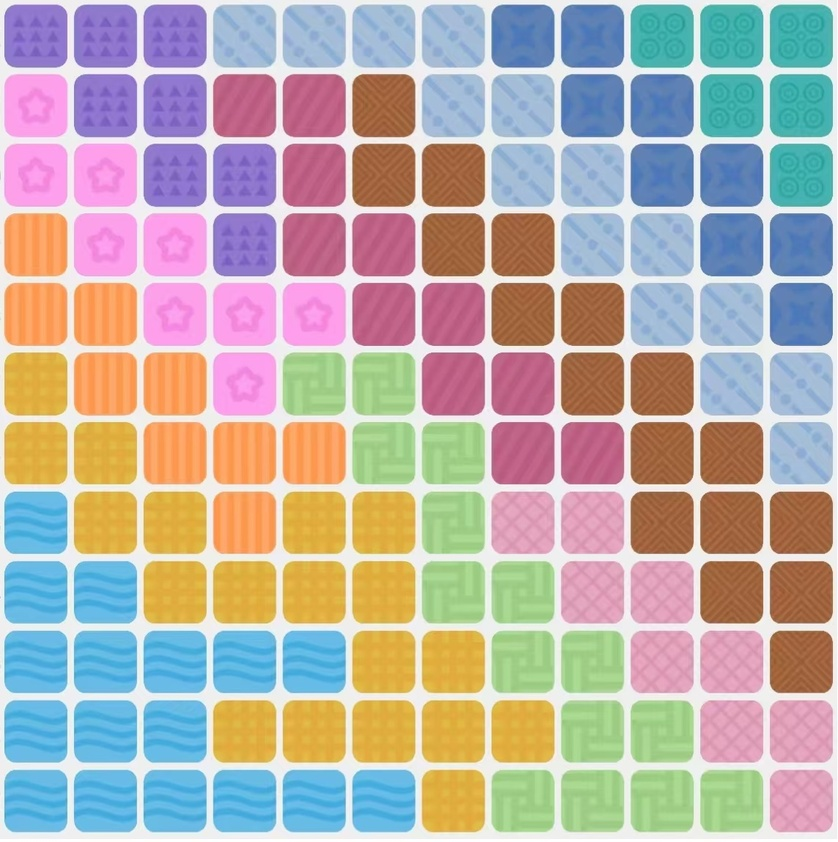
#> input picture learn-python/color_sudoku/图片丢这里/adf974b22ea11604dd83e2a03571226f.jpg, 838 x 842 px, shrunk from 1143 x 1149 before the run; its folder holds only this picture in this run
$ python '试图获取答案（需截图成正方形）.py'
#> lines starting #> are read from the running program, lines starting #| are printed output that depends on the picture
from PIL import Image
import subprocess
import numpy as np
import os
import cv2


FLODER_PATH = os.path.dirname(os.path.abspath(__file__))
EXE_PATH = os.path.join(FLODER_PATH, 'color_soduku.exe')
FLODER_PATH = os.path.join(FLODER_PATH, "图片丢这里")
DEBUG_IMG_PATH = os.path.join(FLODER_PATH, 'debug_image.png')


def detect_row_count(pil_img: Image.Image):
    # 获取灰度图
    gray = cv2.cvtColor(np.array(pil_img), cv2.COLOR_BGR2GRAY)
    h, w = gray.shape

    # 对每一行求平均亮度：白色线的行，平均值会明显更高
    row_bright = np.mean(gray, axis=1)

    # 找亮度峰值（白色横线）
    bright_thresh = 230  # 白色阈值，越白数值越接近255，可微调
    peaks = []
    for y in range(h):
        if row_bright[y] > bright_thresh:
            peaks.append(y)

    # 寻找不相邻的白色峰值个数，以统计总白线数
    row_count = 0
    gap = 5
    last_y = peaks[0]

    for y in peaks:
        if y - last_y > gap:
            row_count += 1
        last_y = y

    return row_count

def board_to_matrix(img_path, color_threshold=40):
    # 打开原图，裁剪棋盘区域
#> called with color_threshold = 10
    im = Image.open(img_path).convert("RGB")
#> im is the input picture: PIL image 838x842 RGB; mean R, G, B 184.2, 174.5, 170.5

    grid_size = detect_row_count(im)
#> in detect_row_count, `gray = cv2.cvtColor(np.array(pil_img), cv2.COLOR_BGR2GRAY)`:
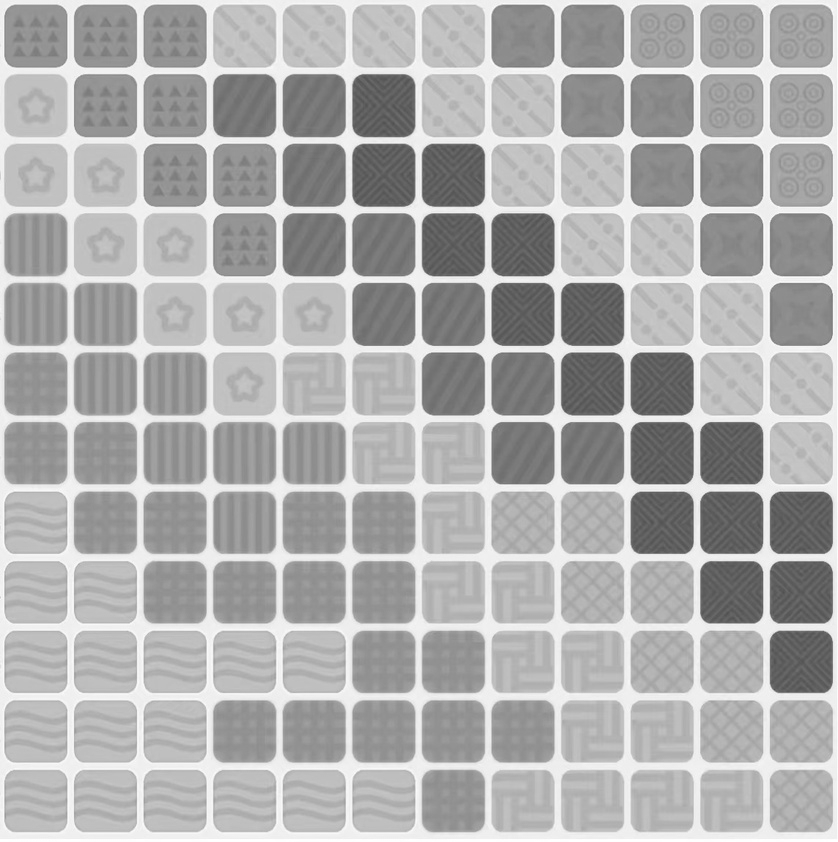
#> gray: shape (842, 838); min 80, max 255, mean 174.4
#> in detect_row_count, `row_bright = np.mean(gray, axis=1)`: row_bright = 842 values, max 254.3 at index 840, min 152.6 at index 450, mean 174.4
#> after the loop in detect_row_count, `for y in range(h):`: peaks = 82 values from 0 to 841
#> in detect_row_count, `last_y = peaks[0]`: last_y = 0
#> the loop in detect_row_count, `for y in peaks:` made 82 passes
#> (y, last_y) on passes 5 to 16: (68, 68), (69, 69), (70, 70), (71, 71), (72, 72), (73, 73), (138, 138), (139, 139), (140, 140), (141, 141), (142, 142), (207, 207)
#> last_y on passes 1 to 4: 0, 1, 2, 3
#> after the loop in detect_row_count, `for y in peaks:`: row_count = 12
#> grid_size = 12

    w, h = im.size
#> w = 838; h = 842

    cell_w = int(w / grid_size)
#> cell_w = 69

    add_w = int(cell_w / 4)
#> add_w = 17

    origin = int(w / (2 * grid_size))
#> origin = 34

    color_map = dict()   # key:基准rgb元组, value:编号
    matrix = []
    next_id = 1

    for row in range(grid_size):
        row_data = []
        for col in range(grid_size):
            # 当前格子的裁剪范围
            cx0 = origin + col * cell_w
            cy0 = origin + row * cell_w

            # 裁剪小格子，求区域RGB均值，抗噪
            cell = im.crop((cx0-add_w, cy0-add_w, cx0+add_w, cy0+add_w))
            arr = np.array(cell)
            rgb = tuple(np.mean(arr, axis=(0,1)).astype(int))

            # 匹配颜色然后编码
            match_id = None
            # 模糊匹配
            for base_rgb, cid in color_map.items():
                dr = rgb[0] - base_rgb[0]
                dg = rgb[1] - base_rgb[1]
                db = rgb[2] - base_rgb[2]
                dist = np.sqrt(dr*dr + dg*dg + db*db)
                if dist < color_threshold:
                    match_id = cid
                    break
            # 存在则标上匹配颜色对应的序号
            if match_id is not None:
                row_data.append(match_id)
            # 不存在则赋予该颜色新的序号
            else:
                color_map[rgb] = next_id
                row_data.append(next_id)
                next_id += 1
        matrix.append(row_data)
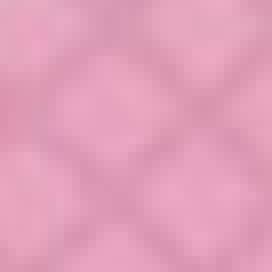
#> arr: shape (34, 34, 3) (shown 8 times larger); mean R, G, B 224.9, 159.1, 186.5
#> after the loop, color_map = 12 items; matrix = 12 items; next_id = 13

    return matrix

def matrix_to_cpp_input(matrix):
    n = len(matrix)
    # 为第一行写上矩阵的大小
    lines = [str(n)]
    for row in matrix:
        line = " ".join(str(x) for x in row)
        lines.append(line)
    return "\n".join(lines) + "\n"

def get_answer(input_data):
    p = subprocess.Popen(
        [EXE_PATH],
        stdin=subprocess.PIPE,
        stdout=subprocess.PIPE,
        text=True,
        encoding="gbk"
    )
    stdout, stderr = p.communicate(input=input_data)
    stdout_list = stdout.split(r' \n')
    for x in stdout_list:
        print(x)


jpg_names = []
for filename in os.listdir(FLODER_PATH):
    if filename.lower().endswith(".jpg"):
        jpg_names.append(filename)

for filename in jpg_names:
    file_path = os.path.join(FLODER_PATH, filename)
    input_data = board_to_matrix(file_path, color_threshold=10)
#> input_data = 12 items
    input_data = matrix_to_cpp_input(input_data)
#> in matrix_to_cpp_input, `n = len(matrix)`: n = 12
#> in matrix_to_cpp_input, `lines = [str(n)]`: lines = ['12']
#> the loop in matrix_to_cpp_input, `for row in matrix:` made 12 passes
#> row on passes 1 to 12: [1, 1, 1, 2, 2, 2, 2, 3, 3, 4, 4, 4], [5, 1, 1, 6, 6, 7, 2, 2, 3, 3, 4, 4], [5, 5, 1, 1, 6, 7, 7, 2, 2, 3, 3, 4], [8, 5, 5, 1, 6, 6, 7, 7, 2, 2, 3, 3], [8, 8, 5, 5, 5, 6, 6, 7, 7, 2, 2, 3], [9, 8, 8, 5, 10, 10, 6, 6, 7, 7, 2, 2], [9, 9, 8, 8, 8, 10, 10, 6, 6, 7, 7, 2], [11, 9, 9, 8, 9, 9, 10, 12, 12, 7, 7, 7], [11, 11, 9, 9, 9, 9, 10, 10, 12, 12, 7, 7], [11, 11, 11, 11, 11, 9, 9, 10, 10, 12, 12, 7], [11, 11, 11, 9, 9, 9, 9, 9, 10, 10, 12, 12], [11, 11, 11, 11, 11, 11, 9, 10, 10, 10, 10, 12]
#> after the loop in matrix_to_cpp_input, `for row in matrix:`: lines = 13 items, first 6: '12', '1 1 1 2 2 2 2 3 3 4 4 4', '5 1 1 6 6 7 2 2 3 3 4 4', '5 5 1 1 6 7 7 2 2 3 3 4', '8 5 5 1 6 6 7 7 2 2 3 3', '8 8 5 5 5 6 6 7 7 2 2 3'
    print("input_data:")
    print(input_data)
#| 12
#| 1 1 1 2 2 2 2 3 3 4 4 4
#| 5 1 1 6 6 7 2 2 3 3 4 4
#| 5 5 1 1 6 7 7 2 2 3 3 4
#| 8 5 5 1 6 6 7 7 2 2 3 3
#| 8 8 5 5 5 6 6 7 7 2 2 3
#| 9 8 8 5 10 10 6 6 7 7 2 2
#| 9 9 8 8 8 10 10 6 6 7 7 2
#| 11 9 9 8 9 9 10 12 12 7 7 7
#| 11 11 9 9 9 9 10 10 12 12 7 7
#| 11 11 11 11 11 9 9 10 10 12 12 7
#| 11 11 11 9 9 9 9 9 10 10 12 12
#> (further printed lines are left out)
#> (the run stopped early here; a loop or call above may not have finished)

$ run again, on learn-python/color_sudoku/图片丢这里/cd16bd96cc39ea01f7918f52ea4f9d81.jpg
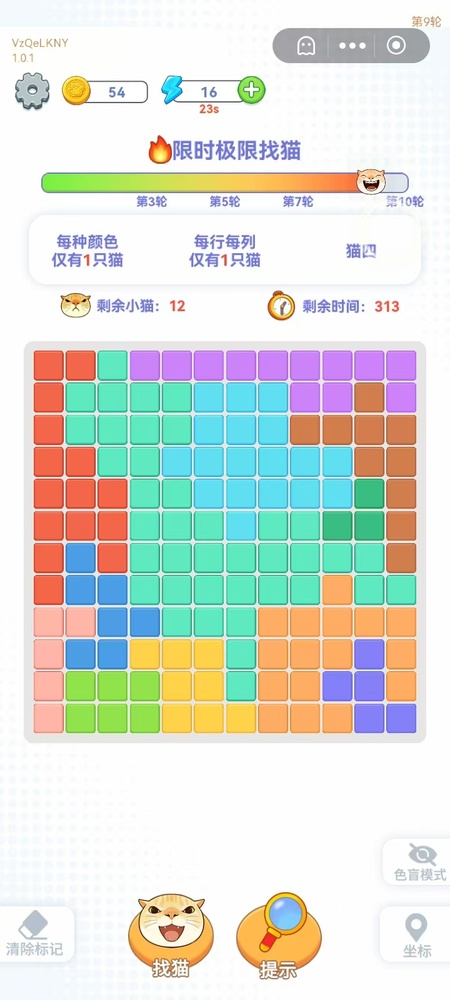
#> input picture learn-python/color_sudoku/图片丢这里/cd16bd96cc39ea01f7918f52ea4f9d81.jpg, 450 x 1000 px, shrunk from 720 x 1600 before the run
#> in board_to_matrix, im is the input picture: PIL image 450x1000 RGB; mean R, G, B 217.8, 223.4, 214.9
#> in detect_row_count, `gray = cv2.cvtColor(np.array(pil_img), cv2.COLOR_BGR2GRAY)`:
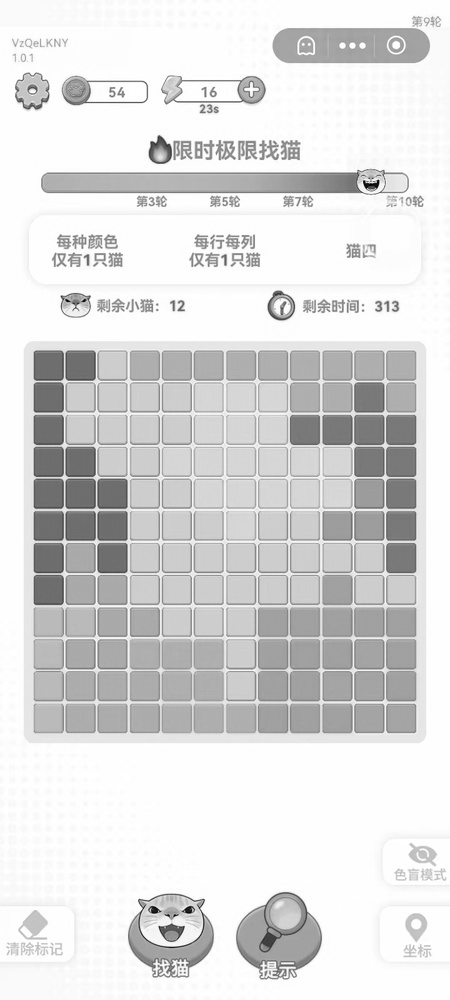
#> gray: shape (1000, 450); min 2, max 255, mean 220.2
#> row_bright = 1000 values, max 254.6 at index 747, min 154.7 at index 192, mean 220.2
#> after the loop in detect_row_count, `for y in range(h):`: peaks = 479 values from 0 to 999
#> in detect_row_count, `last_y = peaks[0]`: last_y = 0
#> the loop in detect_row_count, `for y in peaks:` made 479 passes
#> (y, last_y) on passes 29 to 36: (63, 63), (64, 64), (65, 65), (66, 66), (67, 67), (68, 68), (69, 69), (70, 70)
#> after the loop in detect_row_count, `for y in peaks:`: row_count = 17
#> cell_w = 26
#> add_w = 6
#> origin = 13
#> after the loop in board_to_matrix, `for row in range(grid_size):`: color_map = 53 items; matrix = 17 items; next_id = 54
#> input_data = 17 items
#> n = 17
#> in matrix_to_cpp_input, `lines = [str(n)]`: lines = ['17']
#> the loop in matrix_to_cpp_input, `for row in matrix:` made 17 passes
#> row on passes 1, 2, 3, 4, 5, 6, 9: [1, 1, 1, 1, 1, 1, 1, 1, 2, 2, 2, 2, 2, 2, 2, 2, 3], [3, 3, 3, 2, 2, 2, 2, 2, 2, 2, 4, 5, 6, 6, 6, 5, 7], [2, 2, 2, 2, 2, 2, 2, 2, 2, 2, 2, 4, 4, 4, 4, 4, 1], [4, 8, 9, 10, 11, 12, 13, 2, 1, 14, 1, 1, 1, 1, 1, 1, 1], [2, 2, 2, 2, 2, 2, 2, 1, 3, 2, 2, 2, 1, 1, 1, 1, 1], [2, 2, 2, 2, 2, 2, 15, 16, 16, 17, 16, 18, 2, 1, 1, 1, 1], [2, 1, 2, 2, 2, 2, 2, 2, 2, 2, 2, 2, 2, 2, 2, 2, 1]
#> after the loop in matrix_to_cpp_input, `for row in matrix:`: lines = 18 items, first 6: '17', '1 1 1 1 1 1 1 1 2 2 2 2 2 2 2 2 3', '3 3 3 2 2 2 2 2 2 2 4 5 6 6 6 5 7', '2 2 2 2 2 2 2 2 2 2 2 4 4 4 4 4 1', '4 8 9 10 11 12 13 2 1 14 1 1 1 1 1 1 1', '2 2 2 2 2 2 2 1 3 2 2 2 1 1 1 1 1'
#| 17
#| 1 1 1 1 1 1 1 1 2 2 2 2 2 2 2 2 3
#| 3 3 3 2 2 2 2 2 2 2 4 5 6 6 6 5 7
#| 2 2 2 2 2 2 2 2 2 2 2 4 4 4 4 4 1
#| 4 8 9 10 11 12 13 2 1 14 1 1 1 1 1 1 1
#| 2 2 2 2 2 2 2 1 3 2 2 2 1 1 1 1 1
#> (further printed lines are left out)
